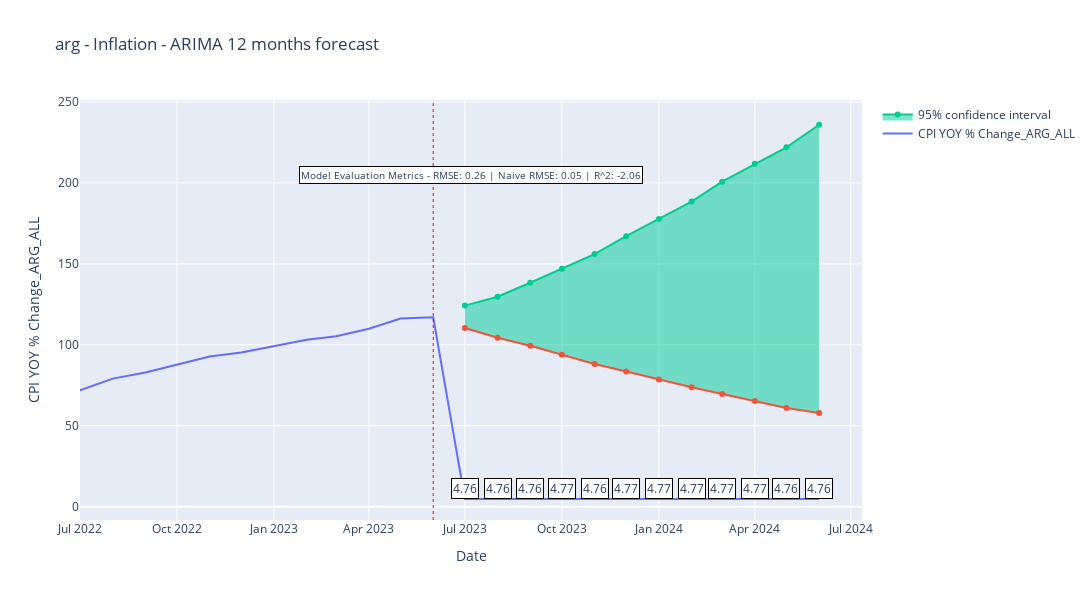

Notebook source saved alongside this figure:
### Code cell
dt = pd.DataFrame(country_data['ARG'])
print(dt.columns[0])
run_monthly_forecast(arima, {'arg':dt}, [])

### Figure 1 — Plotly figure (JSON) as saved in the notebook; plotly's stock layout.template omitted (floating-point values rounded to 4 significant figures)
{"data": [{"name": "CPI YOY % Change_ARG_ALL", "type": "scatter", "x": ["2022-07-01T00:00:00", "2022-08-01T00:00:00", "2022-09-01T00:00:00", "2022-10-01T00:00:00", "2022-11-01T00:00:00", "2022-12-01T00:00:00", "2023-01-01T00:00:00", "2023-02-01T00:00:00", "2023-03-01T00:00:00", "2023-04-01T00:00:00", "2023-05-01T00:00:00", "2023-06-01T00:00:00", "2023-07-01T00:00:00", "2023-08-01T00:00:00", "2023-09-01T00:00:00", "2023-10-01T00:00:00", "2023-11-01T00:00:00", "2023-12-01T00:00:00", "2024-01-01T00:00:00", "2024-02-01T00:00:00", "2024-03-01T00:00:00", "2024-04-01T00:00:00", "2024-05-01T00:00:00", "2024-06-01T00:00:00"], "y": [71.83, 79.11, 82.9, 87.8, 92.82, 95.19, 99.01, 103.1, 105.3, 109.9, 116.3, 117.0, 4.763, 4.757, 4.765, 4.766, 4.765, 4.771, 4.772, 4.77, 4.773, 4.767, 4.756, 4.761]}, {"showlegend": false, "type": "scatter", "x": ["2023-07-01T00:00:00", "2023-08-01T00:00:00", "2023-09-01T00:00:00", "2023-10-01T00:00:00", "2023-11-01T00:00:00", "2023-12-01T00:00:00", "2024-01-01T00:00:00", "2024-02-01T00:00:00", "2024-03-01T00:00:00", "2024-04-01T00:00:00", "2024-05-01T00:00:00", "2024-06-01T00:00:00"], "y": [110.3, 104.4, 99.43, 93.81, 88.18, 83.48, 78.51, 73.74, 69.64, 65.28, 60.94, 57.84]}, {"fill": "tonexty", "name": "95% confidence interval", "type": "scatter", "x": ["2023-07-01T00:00:00", "2023-08-01T00:00:00", "2023-09-01T00:00:00", "2023-10-01T00:00:00", "2023-11-01T00:00:00", "2023-12-01T00:00:00", "2024-01-01T00:00:00", "2024-02-01T00:00:00", "2024-03-01T00:00:00", "2024-04-01T00:00:00", "2024-05-01T00:00:00", "2024-06-01T00:00:00"], "y": [124.2, 129.7, 138.3, 146.9, 156.0, 167.1, 177.7, 188.5, 200.8, 211.8, 222.0, 235.9]}], "layout": {"annotations": [{"align": "center", "bgcolor": "white", "bordercolor": "black", "borderpad": 1, "borderwidth": 1, "font": {"size": 12}, "showarrow": false, "text": "4.76", "x": "2023-07-01T00:00:00", "xref": "x", "y": 4.763, "yanchor": "bottom", "yref": "y"}, {"align": "center", "bgcolor": "white", "bordercolor": "black", "borderpad": 1, "borderwidth": 1, "font": {"size": 12}, "showarrow": false, "text": "4.76", "x": "2023-08-01T00:00:00", "xref": "x", "y": 4.757, "yanchor": "bottom", "yref": "y"}, {"align": "center", "bgcolor": "white", "bordercolor": "black", "borderpad": 1, "borderwidth": 1, "font": {"size": 12}, "showarrow": false, "text": "4.76", "x": "2023-09-01T00:00:00", "xref": "x", "y": 4.765, "yanchor": "bottom", "yref": "y"}, {"align": "center", "bgcolor": "white", "bordercolor": "black", "borderpad": 1, "borderwidth": 1, "font": {"size": 12}, "showarrow": false, "text": "4.77", "x": "2023-10-01T00:00:00", "xref": "x", "y": 4.766, "yanchor": "bottom", "yref": "y"}, {"align": "center", "bgcolor": "white", "bordercolor": "black", "borderpad": 1, "borderwidth": 1, "font": {"size": 12}, "showarrow": false, "text": "4.76", "x": "2023-11-01T00:00:00", "xref": "x", "y": 4.765, "yanchor": "bottom", "yref": "y"}, {"align": "center", "bgcolor": "white", "bordercolor": "black", "borderpad": 1, "borderwidth": 1, "font": {"size": 12}, "showarrow": false, "text": "4.77", "x": "2023-12-01T00:00:00", "xref": "x", "y": 4.771, "yanchor": "bottom", "yref": "y"}, {"align": "center", "bgcolor": "white", "bordercolor": "black", "borderpad": 1, "borderwidth": 1, "font": {"size": 12}, "showarrow": false, "text": "4.77", "x": "2024-01-01T00:00:00", "xref": "x", "y": 4.772, "yanchor": "bottom", "yref": "y"}, {"align": "center", "bgcolor": "white", "bordercolor": "black", "borderpad": 1, "borderwidth": 1, "font": {"size": 12}, "showarrow": false, "text": "4.77", "x": "2024-02-01T00:00:00", "xref": "x", "y": 4.77, "yanchor": "bottom", "yref": "y"}, {"align": "center", "bgcolor": "white", "bordercolor": "black", "borderpad": 1, "borderwidth": 1, "font": {"size": 12}, "showarrow": false, "text": "4.77", "x": "2024-03-01T00:00:00", "xref": "x", "y": 4.773, "yanchor": "bottom", "yref": "y"}, {"align": "center", "bgcolor": "white", "bordercolor": "black", "borderpad": 1, "borderwidth": 1, "font": {"size": 12}, "showarrow": false, "text": "4.77", "x": "2024-04-01T00:00:00", "xref": "x", "y": 4.767, "yanchor": "bottom", "yref": "y"}, {"align": "center", "bgcolor": "white", "bordercolor": "black", "borderpad": 1, "borderwidth": 1, "font": {"size": 12}, "showarrow": false, "text": "4.76", "x": "2024-05-01T00:00:00", "xref": "x", "y": 4.756, "yanchor": "bottom", "yref": "y"}, {"align": "center", "bgcolor": "white", "bordercolor": "black", "borderpad": 1, "borderwidth": 1, "font": {"size": 12}, "showarrow": false, "text": "4.76", "x": "2024-06-01T00:00:00", "xref": "x", "y": 4.761, "yanchor": "bottom", "yref": "y"}, {"align": "center", "bgcolor": "white", "bordercolor": "black", "borderpad": 1, "borderwidth": 1, "font": {"size": 10}, "showarrow": false, "text": "Model Evaluation Metrics - RMSE: 0.26 | Naive RMSE: 0.05 | R^2: -2.06", "x": 0.5, "xref": "paper", "y": 0.8, "yanchor": "bottom", "yref": "paper"}], "height": 600, "shapes": [{"line": {"color": "Red", "dash": "dot", "width": 1}, "type": "line", "x0": "2023-06-01T00:00:00", "x1": "2023-06-01T00:00:00", "y0": 0, "y1": 1, "yref": "paper"}], "title": {"text": "arg - Inflation - ARIMA 12 months forecast "}, "width": 1400, "xaxis": {"title": {"text": "Date"}}, "yaxis": {"title": {"text": "CPI YOY % Change_ARG_ALL"}}}}
